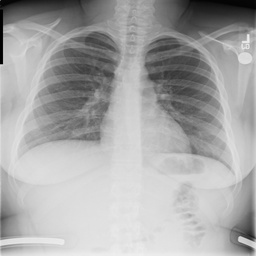
#> input picture Using 1-D logistics map/lungs.jpg, 256 x 256 px, shrunk from 1024 x 1024 before the run, given in place of lungs.png, which was not available
$ jupyter execute 2dlscm_color.ipynb
#> lines starting #> are read from the running program, lines starting #| are printed output that depends on the picture; pictures that were not available may be replaced by others from this repository, and a replacement may not be noted
[cell 1]
import numpy as np
import cv2
import matplotlib.pyplot as plt

[cell 2]
def lscm(x, y, theta):

  x_next = np.sin(np.pi * (4 * theta * x * (1 - x) + (1 - theta) * np.sin(np.pi * y)))
  y_next = np.sin(np.pi * (4 * theta * y * (1 - y) + (1 - theta) * np.sin(np.pi * (x_next))))
  return x_next, y_next

def generate_lscm_secret_key():

  # Generate random initial states.
  x_0 = 0.8
  y_0 = 0.5
  theta = 0.99
  # Generate a random growth rate.
  r = 1.19 # initial r values

  # Generate random coefficients for the control parameters.
  p_1 = np.random.rand()      # for round 1
  p_2 = np.random.rand()      # for round 2

  # Return the secret key elements.
  return x_0, y_0, r, p_1, p_2, theta

[cell 3]
img = cv2.imread('lungs.png')
#> img is the input picture: shape (256, 256, 3); min 0, max 240, mean 167.2
print(img.shape)
#| (256, 256, 3)
# cv2.imshow('Image', img)
# cv2.waitKey(0)
# cv2.destroyAllWindows()

[cell 4]
im_rgb = cv2.cvtColor(img, cv2.COLOR_BGR2RGB)
plt.imshow(im_rgb)

[cell 5]
secret_key = generate_lscm_secret_key()

# Initialize the LSCM chaotic map with the secret key.
x = secret_key[0]
y = secret_key[1]
r = secret_key[2]
p1 = secret_key[3]
p2 = secret_key[4]
theta = secret_key[5]
# theta = r_cp = (r*p1)%1  # theta = r_cp
# Generate a sequence of LSCM chaotic map values.
M, N, le = img.shape
#> M = 256; N = 256; le = 3
chaos = np.zeros((M,N))
x_sequence = []
y_sequence = []
# for i in range(50):
#   for j in range(50):
for i in range(M):
  for j in range(N):
    x_next, y_next = lscm(x, y, theta) # Round 1 only as of now  # rcp is the control paramater or theta
    x, y = x_next, y_next
    chaos[i][j] = x
#    chaos_y[i][j] = y0  # chaos matrix for y which can be combined to create position matrix PM instead of using cols
    x_sequence.append(x_next)
    y_sequence.append(y_next)
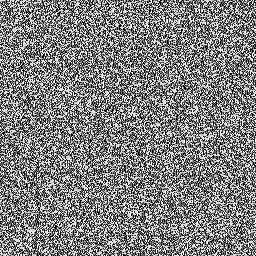
#> chaos: shape (256, 256) float64; min 2.13e-07, max 1, mean 0.502

[cell 6]
#np.savetxt('chaos.txt', chaos)

[cell 7]
# Plot the LSCM chaotic map sequence - 50*50 samples
plt.plot(x_sequence, y_sequence, 'p')
plt.xlabel('x')
plt.ylabel('y')
plt.title('LSCM Chaotic Map')
plt.show()
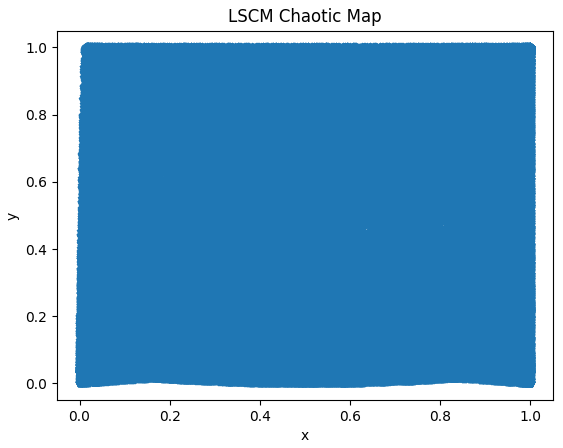
#> figure drawn by matplotlib, 1 panel

[cell 8]
# Padding for Arnold cat as it can only work on square matrices
height, width, length = img.shape
m = max(height, width)
if height>width:
    padding=((0,0),(0,height-width), (0,0))
else:
    padding=((0,width-height),(0,0), (0,0))
image = np.pad(img, padding, mode='constant')
print(type(image))
#| <class 'numpy.ndarray'>

[cell 9]
image_rgb = cv2.cvtColor(image, cv2.COLOR_BGR2RGB)
plt.imshow(image_rgb)

[cell 10]
# Arnold cat map
# It is the issue in having red color
def arnold_cat_map(image, iterations):


    # Apply the map for the given number of iterations.

    for _ in range(iterations):
        new_image = np.zeros_like(image)
        for i in range(length):
            for y in range(height):
                for x in range(width):
                    new_x = (2 * x + y) % width
                    new_y = (x + y) % height
                    new_image[new_y, new_x][i] = image[y, x][i]

        image = new_image

    return image

[cell 11]
transformed_image = arnold_cat_map(image, 10)
#> after the loop in arnold_cat_map, `for _ in range(iterations):`:
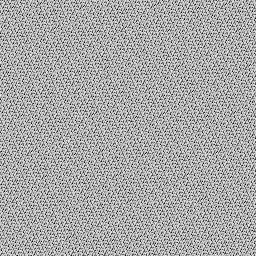
#> new_image: shape (256, 256, 3); min 0, max 240, mean 167.2

print(transformed_image.shape)
#| (256, 256, 3)

[cell 12]
trn_img = transformed_image.astype(np.uint8)

[cell 13]
trn_rgb = cv2.cvtColor(trn_img, cv2.COLOR_BGR2RGB)
plt.imshow(trn_rgb)

[cell 14]
# Permutaion
def generate_index_matrix(chaotic_matrix):
    index_matrix = np.argsort(chaotic_matrix, axis=0)
    return index_matrix

# Step 4: Form position matrix 'PM' using the index matrix 'I' as the row position
def generate_position_matrix(ind_m):
    height, width = ind_m.shape
    position_matrix = [[None]*width for i in range(height)]

    for i in range(height):
        for j in range(width):
            position_matrix[i][j] = (ind_m[i][j], j)
    return position_matrix


def lscm_permutation(P, S, PM):
    T = np.zeros_like(P)
    M, N, le = P.shape
    e = np.zeros(N)
    l=c = np.zeros(N)
    for k in range(le):
        for i in range(M):
            for j in range(N):
                x, y = PM[i][j]
                c[j] = P[x][y][k]
                e[j] = S[x][y]
            v=np.argsort(e)
            for j in range(N):
                vi = v[j]
                x, y = PM[i][j]
                T[x][y][k] = c[vi]

    return T


# Main function to perform permutation
def perform_image_permutation(plain_image):
    #chaotic_matrix = chaos
    index_matrix = generate_index_matrix(chaos)
    print(index_matrix.shape)
    position_matrix = generate_position_matrix(index_matrix)

    permuted_image = lscm_permutation(plain_image,chaos, position_matrix)
    return permuted_image, position_matrix

[cell 15]
chaos.shape
#> Out = (256, 256)

[cell 16]
permuted_image, pem = perform_image_permutation(img)
#| (256, 256)
#> in perform_image_permutation, `position_matrix = generate_position_matrix(index_matrix)`:
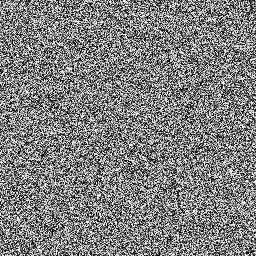
#> index_matrix: shape (256, 256) int64; min 0, max 255, mean 127.5
#> after the loop in lscm_permutation, `for k in range(le):`:
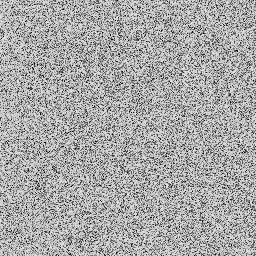
#> T: shape (256, 256, 3); min 0, max 240, mean 167.2

[cell 17]
pm = np.array(pem)

[cell 18]
#pm_reshaped = pm.reshape(pm.shape[0], -1)
#np.savetxt('pm.txt', pm_reshaped)

[cell 19]
perm = permuted_image.astype(np.uint8)

[cell 20]
perm.shape
#> Out = (256, 256, 3)

[cell 21]
img_rgb = cv2.cvtColor(perm, cv2.COLOR_BGR2RGB)
plt.imshow(img_rgb)

[cell 22]
# Diffusion
def diffusion(perm, chaotic, F):
    height, width, le = perm.shape
    print(perm[0])
    encrypted_image = np.zeros_like(perm).astype(np.float64)
    key = [120, 200]
    bit=2**32          # Scaling factor to scale chaotic value to significant range from (0,1) range to (0,255) range
    for k in range(le):
        for i in range(height):
            for j in range(width):
                if i == 0 and j==0:
                    # int() is provided to take the intger of that chaotic value
                    E_i = ((perm[0][0][k] + key[-1] + key[-2] + int((chaotic[i, j] * bit))) % F)  # Because on adding we get in array format of size one, so we index it as 0
                elif i ==0 and j == 1:
                    E_i = ((perm[0][1][k] + encrypted_image[i, j-1][k] + key[-1] + int((chaotic[i, j] * bit))) % F)
                else:
                    if j==0:# do this with j==0 or j==1
                        E_i = ((perm[i][j][k] + encrypted_image[i-1, width-1][k] + encrypted_image[i-1, width-2][k] + int((chaotic[i, j] * bit))) % F)
                    elif j==1:
                        E_i = ((perm[i][j][k] + encrypted_image[i, j-1][k] + encrypted_image[i-1, width-1][k] + int((chaotic[i, j] * bit))) % F)
                    else:
                        E_i = ((perm[i][j][k] + encrypted_image[i, j-1][k] + encrypted_image[i, j-2][k] + int((chaotic[i, j] * bit))) % F)

                encrypted_image[i, j][k] = E_i
    return encrypted_image.astype(np.uint8)

[cell 23]
F = 256
encrypted_image = diffusion(perm, chaos, F)
#> (printed output is left out)
#> after the loop in diffusion, `for k in range(le):`:
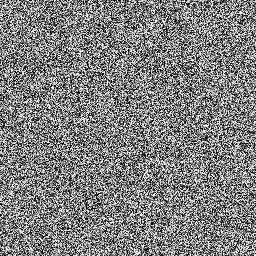
#> encrypted_image: shape (256, 256, 3) float64; min 0, max 255, mean 127.7
encrypted_image.shape
#> Out = (256, 256, 3)

[cell 24]
encry = encrypted_image.astype(np.uint8)

[cell 25]
cv2.imwrite('encrypted_image.png', encry)
#> Out = True

[cell 26]
img_rgb = cv2.cvtColor(img, cv2.COLOR_BGR2RGB)
encry_rgb = cv2.cvtColor(encry, cv2.COLOR_BGR2RGB)

[cell 27]
plt.subplot(2, 2, 1)
plt.imshow(img_rgb)
plt.title("Original Image")

plt.subplot(2, 2, 2)
plt.imshow(encry_rgb)
plt.title("Encrypted Image")

plt.subplot(2, 2, 3)
plt.hist(img.ravel(), bins=256)

plt.subplot(2, 2, 4)
plt.hist(encry.ravel(), bins=256)

plt.show()
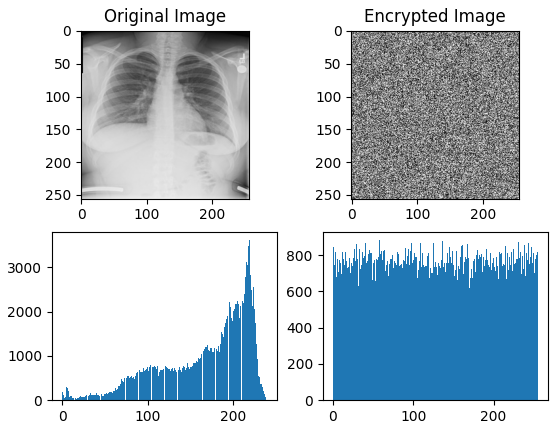
#> figure drawn by matplotlib, 4 panels; panel 3: tallest bar 3609 high, from x = 218.4 to 219.4; panel 4: tallest bar 882 high, from x = 57.77 to 58.77

[cell 28]
# Decryption of Diffusion
def reverse_diffusion(encrypted_image, chaotic, F):
    encrypted_image = encrypted_image.astype(np.float64)
    height, width, le = encrypted_image.shape
    decrypted_image = np.zeros_like(encrypted_image)
    key = [120, 200]
    bit = 2**32  # Scaling factor to scale chaotic value
    for k in range(le):
        for i in range(height-1, -1, -1):
            for j in range(width-1, -1, -1):
                if i == 0 and j == 0:
                    E_i = (encrypted_image[0][0][k] - (key[-1] + key[-2] + int((chaotic[i, j] * bit))) % F)
                elif i == 0 and j == 1:
                    E_i = (encrypted_image[0][1][k] - (encrypted_image[i, j - 1][k] + key[-1] + int((chaotic[i, j] * bit))) % F)
                else:
                    if j == 0:
                        E_i = (encrypted_image[i][j][k] - (encrypted_image[i - 1, width - 1][k] + encrypted_image[i - 1, width - 2][k] + int((chaotic[i, j] * bit))) % F)
                    elif j == 1:
                        E_i = (encrypted_image[i][j][k] - (encrypted_image[i, j - 1][k] + encrypted_image[i - 1, width - 1][k] + int((chaotic[i, j] * bit))) % F)
                    else:
                        E_i = (encrypted_image[i][j][k] - (encrypted_image[i, j - 1][k] + encrypted_image[i, j - 2][k] + int((chaotic[i, j] * bit))) % F)

                decrypted_image[i, j][k] = E_i
    return decrypted_image.astype(np.uint8)

def reverse_lscm_permutation(T, S, PM):
    P = np.zeros_like(T)
    M, N, le = T.shape
    e = np.zeros(N)
    c = np.zeros(N)
    for a in range(le):
        for i in range(M):
            for j in range(N):
                x, y = PM[i][j]
                c[j] = T[x][y][a]
                e[j] = S[x][y]
            k = np.copy(c)
            v = np.argsort(e)
            for j in range(N):
                vi = v[j]
                x, y = PM[i][vi]
                P[x][y][a] = k[j]

    return P


# Reverse Arnold's Cat Map
def reverse_arnold_cat_map(image, iterations):
    height, width, le = image.shape

    # Apply the reverse map for the given number of iterations.
    for _ in range(iterations):
        new_image = np.zeros_like(image)
        for k in range(le):
            for y in range(height):
                for x in range(width):
                    new_x = (x - y) % width
                    new_y = (y - new_x) % height
                    new_image[new_y, new_x][k] = image[y, x][k]

        image = new_image

    return image


# Load the encrypted image
encrypted_image = cv2.imread('encrypted_image.png')

# Reverse the diffusion
decrypted_image_diffusion = reverse_diffusion(encrypted_image, chaos, F)      # reversing of diffusion is working
#> after the loop in reverse_diffusion, `for k in range(le):`:
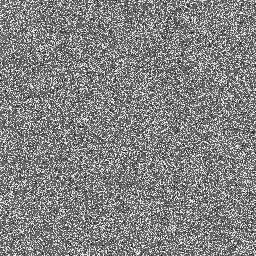
#> decrypted_image: shape (256, 256, 3) float64; min -251, max 238, mean 0.2; drawn with min black and max white

# Assuming you have the permuted image, position matrix, chaotic map values, and the image size
decrypted_image_permutation = reverse_lscm_permutation(decrypted_image_diffusion, chaos, pm)              # reverse Permutation is working

# Reverse the Arnold's Cat Map
decrypted_image = reverse_arnold_cat_map(decrypted_image_permutation, 10)      # This also not working black image
#> after the loop in reverse_arnold_cat_map, `for _ in range(iterations):`:
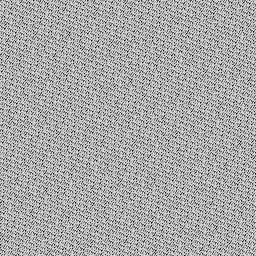
#> new_image: shape (256, 256, 3); min 0, max 240, mean 167.2

# Show or save the decrypted image
#cv2.imwrite('decrypted_image.jpg', decrypted_image)

[cell 29]
 # De-padding

# Determine the original height and width
original_height, original_width, _ = img.shape

# Define the padding used to make the image square
m = max(original_height, original_width)
if m==original_height:
    original_image = image[:,:m-(m-original_width),:]
else:
    original_image = image[:m-(m-original_height),:,:]

# Reverse the padding by cropping the square image

# Print the type and shape of the original image
print(type(original_image))
#| <class 'numpy.ndarray'>
print(original_image.shape)
#| (256, 256, 3)

[cell 30]
image_p_rgb = cv2.cvtColor(original_image, cv2.COLOR_BGR2RGB)
plt.imshow(image_p_rgb)

[cell 31]
cv2.imwrite('decrypted.png', original_image)
#> Out = True
